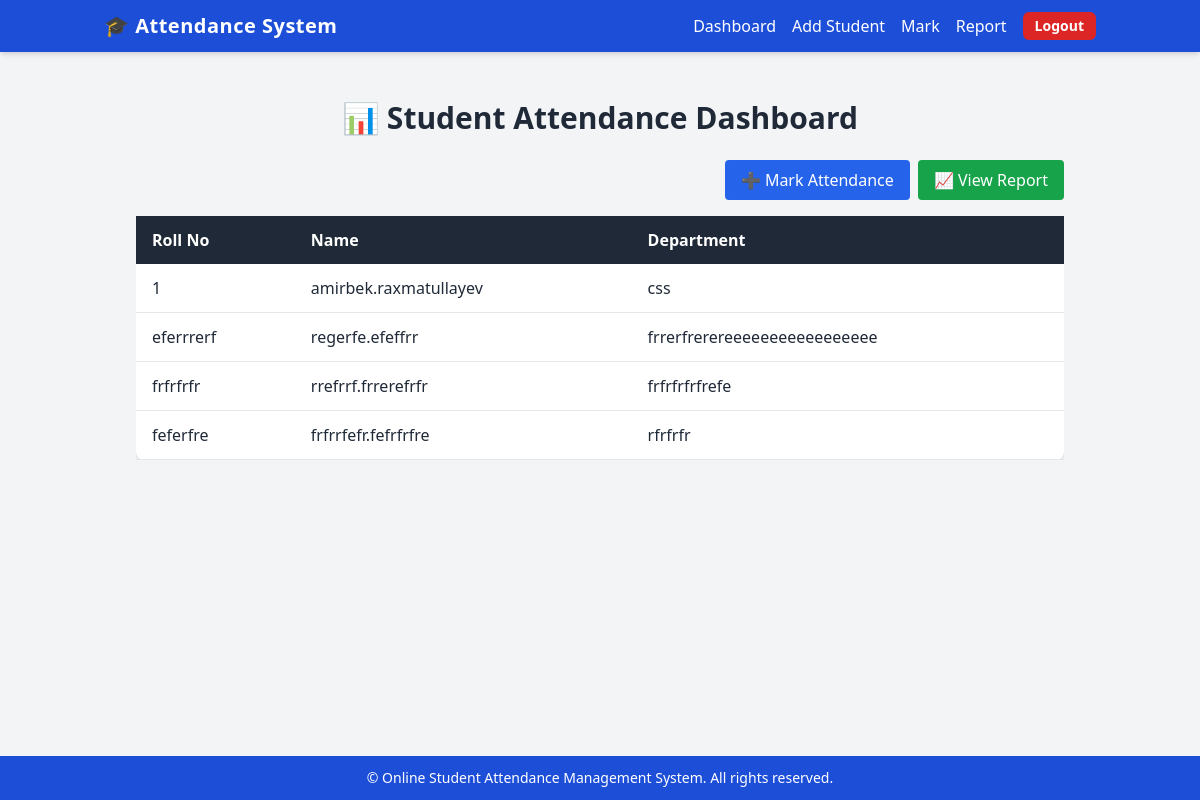
Screenshot of / (signed in) with the database file from the repository.
### attendance/models.py (models this page shows, shortened)
class Student(models.Model):
    user = models.OneToOneField(User, on_delete=models.CASCADE)
    roll_number = models.CharField(max_length=20)
    department = models.CharField(max_length=50)

### attendance/views.py (the view)
# urls.py: path('', views.dashboard, name='dashboard'),
@login_required
def dashboard(request):
    students = Student.objects.all()
    return render(request, 'attendance/dashboard.html', {'students': students})

### attendance/templates/attendance/dashboard.html
{% extends 'attendance/base.html' %}
{% block content %}
<div class="container mx-auto p-6">
  <h1 class="text-3xl font-bold mb-6 text-center">📊 Student Attendance Dashboard</h1>
  <div class="flex justify-end mb-4">
    <a href="{% url 'mark_attendance' %}"
       class="bg-blue-600 text-white px-4 py-2 rounded hover:bg-blue-700 transition">
       ➕ Mark Attendance
    </a>
    <a href="{% url 'report' %}"
       class="bg-green-600 text-white px-4 py-2 rounded hover:bg-green-700 ml-2 transition">
       📈 View Report
    </a>
  </div>
  <div class="overflow-x-auto">
    <table class="min-w-full bg-white rounded-lg shadow">
      <thead>
        <tr class="bg-gray-800 text-white">
          <th class="py-3 px-4 text-left">Roll No</th>
          <th class="py-3 px-4 text-left">Name</th>
          <th class="py-3 px-4 text-left">Department</th>
        </tr>
      </thead>
      <tbody>
        {% for student in students %}
        <tr class="border-b hover:bg-gray-50">
          <td class="py-3 px-4">{{ student.roll_number }}</td>
          <td class="py-3 px-4">{{ student.user.username }}</td>
          <td class="py-3 px-4">{{ student.department }}</td>
        </tr>
        {% empty %}
        <tr>
          <td colspan="3" class="text-center py-4 text-gray-500">No students found.</td>
        </tr>
        {% endfor %}
      </tbody>
    </table>
  </div>
</div>
{% endblock %}

### rows the page displays
Student: roll_number "1", user.username "amirbek.raxmatullayev", department "css"
Student: roll_number "eferrrerf", user.username "regerfe.efeffrr", department "frrerfrerereeeeeeeeeeeeeeeee"
Student: roll_number "frfrfrfr", user.username "rrefrrf.frrerefrfr", department "frfrfrfrfrefe"
Student: roll_number "feferfre", user.username "frfrrfefr.fefrfrfre", department "rfrfrfr"
